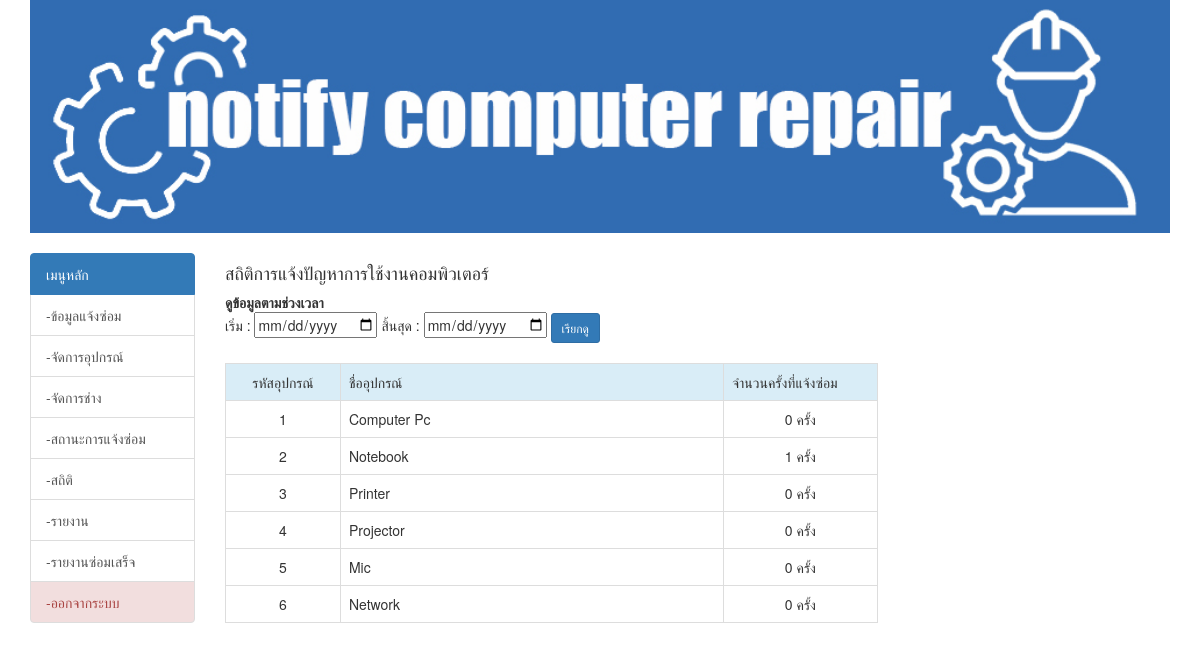
The app's page /report_count.php (signed in) with its own data.
### tables this page shows
CREATE TABLE `tbl_devices` (
  `der_id` int(11) NOT NULL COMMENT 'รหัสเครื่อง',
  `der_name` varchar(100) NOT NULL COMMENT 'ชื่ออุปกรณ์',
  `datesave` timestamp NOT NULL DEFAULT current_timestamp() COMMENT 'วันเวลาที่เพิ่มข้อมูล'
);

### report_count_list_device.php (the view)
<?php require_once('Connections/Repair.php');
$query_device = "SELECT * FROM tbl_devices ORDER BY der_id ASC";
$device = mysqli_query($condb, $query_device) or die(mysqli_error($condb));
$row_device = mysqli_fetch_assoc($device);
$totalRows_device = mysqli_num_rows($device);
?>
<table border="1" class="table table-bordered">
  <tr class="info">
    <td width="15%" align="center">รหัสอุปกรณ์</td>
    <td width="50%">ชื่ออุปกรณ์</td>
    <td width="20%">จำนวนครั้งที่แจ้งซ่อม</td>
  </tr>
  <?php if($totalRows_device >0){ do { ?>
    <tr>
      <td align="center"><?php echo $row_device['der_id']; ?></td>
      <td><?php echo $row_device['der_name']; ?></td>
       <td align="center">
	   <?php
	$der_id = $row_device['der_id'];
	$sqlx = "SELECT COUNT(der_id)as ccder FROM tbl_device_case WHERE der_id=$der_id";
	$resultx = mysqli_query($condb, $sqlx);
	$row = mysqli_fetch_array($resultx);
	echo $row['ccder'];
	   ?>
       ครั้ง
       </td>
    </tr>
    <?php } while ($row_device = mysqli_fetch_assoc($device)); } ?>
</table>

### records on screen
tbl_devices: der_id "1", der_name "Computer Pc", ccder "0"
tbl_devices: der_id "2", der_name "Notebook", ccder "1"
tbl_devices: der_id "3", der_name "Printer", ccder "0"
tbl_devices: der_id "4", der_name "Projector", ccder "0"
tbl_devices: der_id "5", der_name "Mic", ccder "0"
tbl_devices: der_id "6", der_name "Network", ccder "0"
